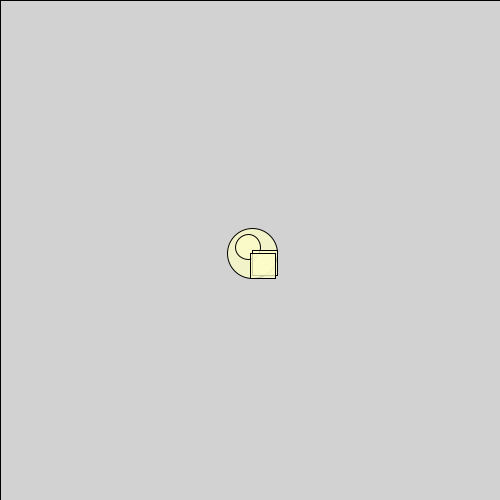
Frame 1 (no input)
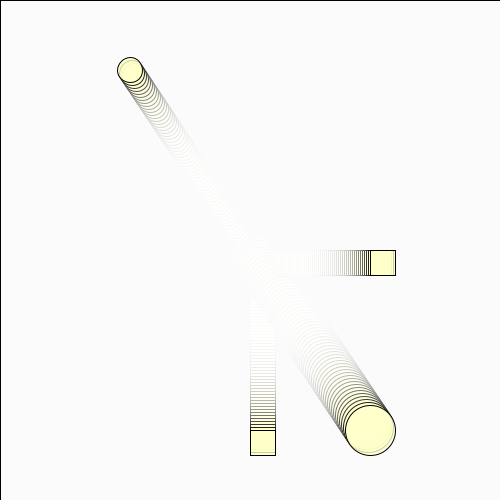
Frame 60 (the mouse pressed at the canvas centre just before this capture)
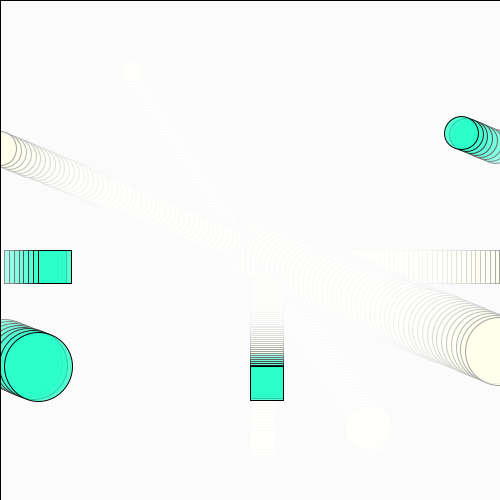
Frame 120 (the mouse held since frame 60 and released just before this capture)

The Processing sketch that drew these frames (run headless with seeded random() and noise(); from frame 60 on, the mouse is pressed at the canvas centre):

// Processing sketch: guoiris_LATE_2764_344082_iris_part_2
// ── guoiris_LATE_2764_344082_iris_part_2.pde
// Quiz Part 2: Moving Shapes Pattern
// Fill in the missing code to create a moving pattern

// Position variables
float x;
float y;
float xspeed;
float yspeed;
float size1;
float size2;

void setup() {
  // Create a 500x500 canvas
  size(500, 500); // 1/1

  // Initialize all variables
  x = width/2;
  y = height/2;
  xspeed = 2; // Choose a number between 1-5
  yspeed = 3; // Choose a number between 1-5
  size1 = 50;
  size2 = 25;
  // 1/1
}

void draw() {
  // Create motion blur effect with transparent background
  fill(255, 30);
  // Draw a rectangle the size of the entire canvas using width and height
  rect(0, 0, width, height); // 1/1

  // Update positions using speed variables
  x = x+xspeed;
  y = y+yspeed;
  // 2/2

  // Wrap positions using modulo
  x = x % width;
  y = y % height;

  // Create colors based on position
  // Use x and y variables to set R and G values for the fill
  fill(x, y, 200, 200);
  // 1/1

  // Draw pattern of shapes
  circle(x, y, size1);
  circle(width-x, height-y, size2);
  square(x, height/2, size2);
  square(width/2, y, size2);
}

void mousePressed() {
  // Move shapes to mouse position
  x = mouseX;
  y = mouseY;

  // Give sizes new random values between 10 and 100
  size1 = random(10, 100);
  size2 = random(10, 100);
  
  // Give speed new random values between 1 and 5
  xspeed = random(1,5); 
  yspeed = random(1,5); 
  
  // 4/4
}

// TOTAL: 10/10, 18/20
